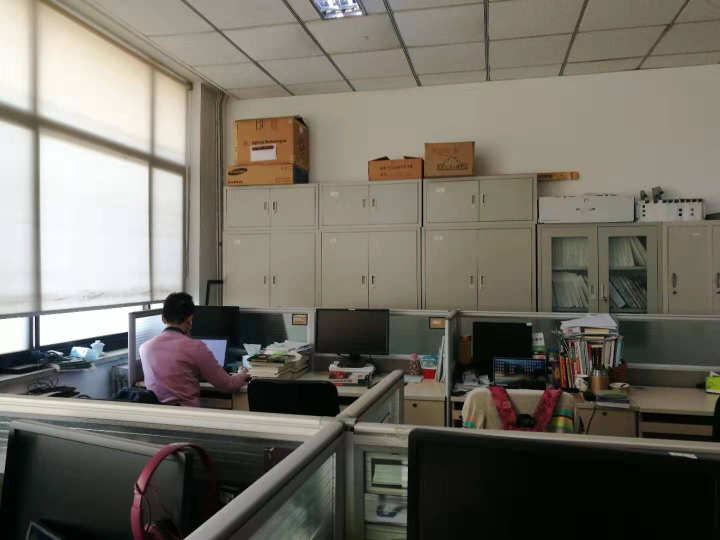
//> input picture SLAM_LEARNIG/ch7/src/3.jpg, 1440 x 1080 px (shown at 1/2 size)
$ ./triangulation 3.jpg 1.png   (built with g++ and OpenCV 4)
//> lines starting //> are read from the running program, lines starting //| are printed output that depends on the picture; after the words box and inside, x2 and y2 are one past the last pixel; in counts of white or black regions, pixels touching at a corner belong together
#include <iostream>
#include <opencv2/opencv.hpp>
// #include "extra.h" // used in opencv2
using namespace std;
using namespace cv;

void find_feature_matches(
  const Mat &img_1, const Mat &img_2,
  std::vector<KeyPoint> &keypoints_1,
  std::vector<KeyPoint> &keypoints_2,
  std::vector<DMatch> &matches);

void pose_estimation_2d2d(
  const std::vector<KeyPoint> &keypoints_1,
  const std::vector<KeyPoint> &keypoints_2,
  const std::vector<DMatch> &matches,
  Mat &R, Mat &t);

void triangulation(
  const vector<KeyPoint> &keypoint_1,
  const vector<KeyPoint> &keypoint_2,
  const std::vector<DMatch> &matches,
  const Mat &R, const Mat &t,
  vector<Point3d> &points
);

/// 作图用
inline cv::Scalar get_color(float depth) {
  float up_th = 50, low_th = 10, th_range = up_th - low_th;
  if (depth > up_th) depth = up_th;
  if (depth < low_th) depth = low_th;
  return cv::Scalar(255 * depth / th_range, 0, 255 * (1 - depth / th_range));
}

// 像素坐标转相机归一化坐标
Point2f pixel2cam(const Point2d &p, const Mat &K);

int main(int argc, char **argv) {
  if (argc != 3) {
    cout << "usage: triangulation img1 img2" << endl;
    return 1;
  }
  //-- 读取图像
  Mat img_1 = imread(argv[1], IMREAD_COLOR);
//> img_1 is the input picture: 1080 rows x 1440 cols, CV_8UC3; mean B, G, R 100.9, 110.9, 114.6
  Mat img_2 = imread(argv[2], IMREAD_COLOR);
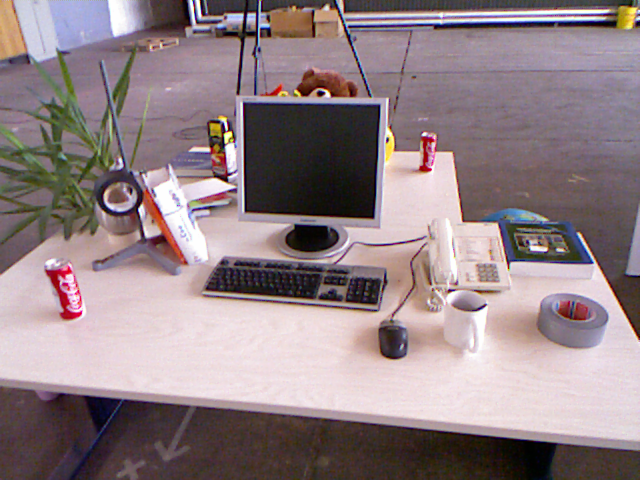
//> input picture SLAM_LEARNIG/ch7/src/1.png, 640 x 480 px
//> img_2 is the input picture: 480 rows x 640 cols, CV_8UC3; mean B, G, R 133.9, 129.9, 146.3

  vector<KeyPoint> keypoints_1, keypoints_2;
  vector<DMatch> matches;
  find_feature_matches(img_1, img_2, keypoints_1, keypoints_2, matches);
  cout << "一共找到了" << matches.size() << "组匹配点" << endl;

  //-- 估计两张图像间运动
  Mat R, t;
  pose_estimation_2d2d(keypoints_1, keypoints_2, matches, R, t);

  //-- 三角化
  vector<Point3d> points;
  triangulation(keypoints_1, keypoints_2, matches, R, t, points);

  //-- 验证三角化点与特征点的重投影关系
  Mat K = (Mat_<double>(3, 3) << 520.9, 0, 325.1, 0, 521.0, 249.7, 0, 0, 1);
  Mat img1_plot = img_1.clone();
  Mat img2_plot = img_2.clone();
  for (int i = 0; i < matches.size(); i++) {
    // 第一个图
    float depth1 = points[i].z;
    cout << "depth: " << depth1 << endl;
    Point2d pt1_cam = pixel2cam(keypoints_1[matches[i].queryIdx].pt, K);
    cv::circle(img1_plot, keypoints_1[matches[i].queryIdx].pt, 2, get_color(depth1), 2);

    // 第二个图
    Mat pt2_trans = R * (Mat_<double>(3, 1) << points[i].x, points[i].y, points[i].z) + t;
    float depth2 = pt2_trans.at<double>(2, 0);
    cv::circle(img2_plot, keypoints_2[matches[i].trainIdx].pt, 2, get_color(depth2), 2);
  }
  cv::imshow("img 1", img1_plot);
  cv::imshow("img 2", img2_plot);
  cv::waitKey();

  return 0;
}

void find_feature_matches(const Mat &img_1, const Mat &img_2,
                          std::vector<KeyPoint> &keypoints_1,
                          std::vector<KeyPoint> &keypoints_2,
                          std::vector<DMatch> &matches) {
  //-- 初始化
  Mat descriptors_1, descriptors_2;
  // used in OpenCV3
  Ptr<FeatureDetector> detector = ORB::create();
  Ptr<DescriptorExtractor> descriptor = ORB::create();
  // use this if you are in OpenCV2
  // Ptr<FeatureDetector> detector = FeatureDetector::create ( "ORB" );
  // Ptr<DescriptorExtractor> descriptor = DescriptorExtractor::create ( "ORB" );
  Ptr<DescriptorMatcher> matcher = DescriptorMatcher::create("BruteForce-Hamming");
  //-- 第一步:检测 Oriented FAST 角点位置
  detector->detect(img_1, keypoints_1);
//> keypoints_1 = 500 keypoints; strongest (x, y, size): (254, 665, 31), (253, 666, 37.2), (323, 610, 64.3), (325, 612, 53.6)
  detector->detect(img_2, keypoints_2);
//> keypoints_2 = 500 keypoints; strongest (x, y, size): (323, 93, 31), (322, 92, 37.2), (230, 132, 31), (226, 128, 31)

  //-- 第二步:根据角点位置计算 BRIEF 描述子
  descriptor->compute(img_1, keypoints_1, descriptors_1);
  descriptor->compute(img_2, keypoints_2, descriptors_2);

  //-- 第三步:对两幅图像中的BRIEF描述子进行匹配，使用 Hamming 距离
  vector<DMatch> match;
  // BFMatcher matcher ( NORM_HAMMING );
  matcher->match(descriptors_1, descriptors_2, match);
//> match = 500 matches

  //-- 第四步:匹配点对筛选
  double min_dist = 10000, max_dist = 0;

  //找出所有匹配之间的最小距离和最大距离, 即是最相似的和最不相似的两组点之间的距离
  for (int i = 0; i < descriptors_1.rows; i++) {
    double dist = match[i].distance;
    if (dist < min_dist) min_dist = dist;
    if (dist > max_dist) max_dist = dist;
  }
//> this loop made 500 passes
//> (dist, min_dist, max_dist) on pass 1: (48, 48, 48)
//> (dist, max_dist) on passes 2, 4, 82, 331, 335: (72, 72), (84, 84), (87, 87), (88, 88), (90, 90)
//> after the loop, min_dist = 34; max_dist = 90

  printf("-- Max dist : %f \n", max_dist);
//| -- Max dist : 90.000000
  printf("-- Min dist : %f \n", min_dist);
//| -- Min dist : 34.000000

  //当描述子之间的距离大于两倍的最小距离时,即认为匹配有误.但有时候最小距离会非常小,设置一个经验值30作为下限.
  for (int i = 0; i < descriptors_1.rows; i++) {
    if (match[i].distance <= max(2 * min_dist, 30.0)) {
      matches.push_back(match[i]);
    }
  }
//> after the loop, matches = 314 matches
//| 一共找到了314组匹配点
}

void pose_estimation_2d2d(
  const std::vector<KeyPoint> &keypoints_1,
  const std::vector<KeyPoint> &keypoints_2,
  const std::vector<DMatch> &matches,
  Mat &R, Mat &t) {
  // 相机内参,TUM Freiburg2
  Mat K = (Mat_<double>(3, 3) << 520.9, 0, 325.1, 0, 521.0, 249.7, 0, 0, 1);

  //-- 把匹配点转换为vector<Point2f>的形式
  vector<Point2f> points1;
  vector<Point2f> points2;

  for (int i = 0; i < (int) matches.size(); i++) {
    points1.push_back(keypoints_1[matches[i].queryIdx].pt);
    points2.push_back(keypoints_2[matches[i].trainIdx].pt);
  }
//> after the loop, points1 = 314 Points (x, y), first 12: [632, 619], [495, 719], [1288, 411], [330, 647], [146, 694], [255, 694], [461, 746], [520, 690], [1123, 644], [183, 696], [80, 690], [390, 610]; points2 = 314 Points (x, y), first 12: [244.8, 208.8], [295.5, 224.6], [376.2, 222.2], [387, 139], [142.8, 175.2], [385.3, 140], [295, 225], [147, 237], [261, 36], [379, 105], [67, 307], [447.9, 154.3]

  //-- 计算本质矩阵
  Point2d principal_point(325.1, 249.7);        //相机主点, TUM dataset标定值
  int focal_length = 521;            //相机焦距, TUM dataset标定值
  Mat essential_matrix;

  //此处函数findEssentialMat是如何运作的呢
  essential_matrix = findEssentialMat(points1, points2, focal_length, principal_point);
//> essential_matrix = [[-0.209, -0.542, 0.395], [0.651, -0.131, 0.195], [0.162, 0.0364, -0.00556]]

  //-- 从本质矩阵中恢复旋转和平移信息.
  recoverPose(essential_matrix, points1, points2, R, t, focal_length, principal_point);
//> R = [[-0.955, 0.24, -0.176], [-0.291, -0.877, 0.383], [-0.0627, 0.417, 0.907]]; t = [0.115, -0.205, 0.972]
}

void triangulation(
  const vector<KeyPoint> &keypoint_1,
  const vector<KeyPoint> &keypoint_2,
  const std::vector<DMatch> &matches,
  const Mat &R, const Mat &t,
  vector<Point3d> &points) {
  Mat T1 = (Mat_<float>(3, 4) <<
    1, 0, 0, 0,
    0, 1, 0, 0,
    0, 0, 1, 0);
  Mat T2 = (Mat_<float>(3, 4) <<
    R.at<double>(0, 0), R.at<double>(0, 1), R.at<double>(0, 2), t.at<double>(0, 0),
    R.at<double>(1, 0), R.at<double>(1, 1), R.at<double>(1, 2), t.at<double>(1, 0),
    R.at<double>(2, 0), R.at<double>(2, 1), R.at<double>(2, 2), t.at<double>(2, 0)
  );
//> T2 = [[-0.955, 0.24, -0.176, 0.115], [-0.291, -0.877, 0.383, -0.205], [-0.0627, 0.417, 0.907, 0.972]]

  Mat K = (Mat_<double>(3, 3) << 520.9, 0, 325.1, 0, 521.0, 249.7, 0, 0, 1);
  vector<Point2f> pts_1, pts_2;
  for (DMatch m:matches) {
    // 将像素坐标转换至相机坐标
    pts_1.push_back(pixel2cam(keypoint_1[m.queryIdx].pt, K));
    pts_2.push_back(pixel2cam(keypoint_2[m.trainIdx].pt, K));
  }
//> after the loop, pts_1 = 314 Points (x, y), first 12: [0.589, 0.709], [0.326, 0.901], [1.85, 0.31], [0.00941, 0.763], [-0.344, 0.853], [-0.135, 0.853], [0.261, 0.953], [0.374, 0.845], [1.53, 0.757], [-0.273, 0.857], [-0.471, 0.845], [0.125, 0.692]; pts_2 = 314 Points (x, y), first 12: [-0.154, -0.0785], [-0.0568, -0.0481], [0.0982, -0.0529], [0.119, -0.212], [-0.35, -0.143], [0.116, -0.211], [-0.0578, -0.0474], [-0.342, -0.0244], [-0.123, -0.41], [0.103, -0.278], [-0.495, 0.11], [0.236, -0.183]

  Mat pts_4d;
  cv::triangulatePoints(T1, T2, pts_1, pts_2, pts_4d);

  // 转换成非齐次坐标
  for (int i = 0; i < pts_4d.cols; i++) {
    Mat x = pts_4d.col(i);
    x /= x.at<float>(3, 0); // 归一化
    Point3d p(
      x.at<float>(0, 0),
      x.at<float>(1, 0),
      x.at<float>(2, 0)
    );
    points.push_back(p);
  }
//> this loop made 314 passes
//> x on passes 1 to 3: [0.234, 0.117, 0.35, 1], [0.0147, -0.293, -0.262, 1], [-0.0128, -0.0772, -0.00191, 1]
//> after the loop, points = 314 Point3s, first 12: [0.23, 0.12, 0.35], [0.01, -0.29, -0.26], [-0.01, -0.08, 0], [0, 0, 0], [0.19, -0.49, -0.57], [0, -0.01, -0.01], [0.01, -0.36, -0.34], [-0.23, -0.92, -1.19], [0.32, 0.23, 0.21], [0.07, -0.22, -0.28], [0.23, -0.52, -0.57], [-0.04, -0.2, -0.28]
//> the loop in main, `for (int i = 0; i < matches.size(); i++)` made 314 passes
//> (depth1, pt1_cam, pt2_trans, depth2) on passes 1 to 3: (0.35, Point(0.589, 0.709), [-0.142, -0.241, 1.32], 1.32), (-0.262, Point(0.326, 0.901), [0.0768, -0.0532, 0.611], 0.611), (-0.00191, Point(1.85, 0.31), [0.109, -0.134, 0.939], 0.939)
//| depth: 0.350109
//| depth: -0.26216
//| depth: -0.00191138
//| depth: -0.0036887
//| depth: -0.56771
//| depth: -0.0105353
//| depth: -0.335315
//| depth: -1.18648
//> (output is shown up to pass 8 of 314)
//> after the loop in main, `for (int i = 0; i < matches.size(); i++)`:
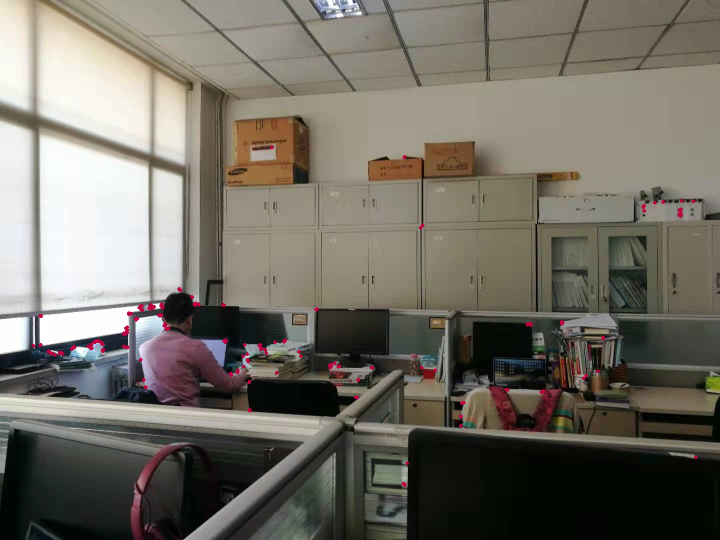
//> img1_plot: 1080 rows x 1440 cols, CV_8UC3 (shown at 1/2 size); 0.33% of pixels changed, all inside (x1, y1, x2, y2) = (63, 291, 1395, 974)
//> after the loop in main, `for (int i = 0; i < matches.size(); i++)`:
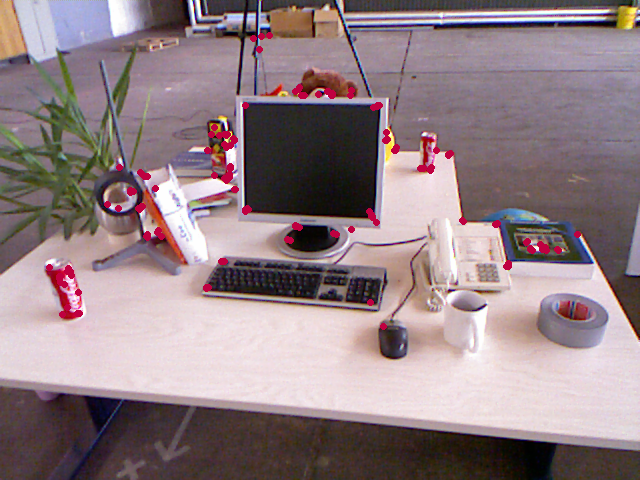
//> img2_plot: 480 rows x 640 cols, CV_8UC3; 1.15% of pixels changed, all inside (x1, y1, x2, y2) = (46, 32, 581, 330)
}

Point2f pixel2cam(const Point2d &p, const Mat &K) {
  return Point2f
    (
      (p.x - K.at<double>(0, 2)) / K.at<double>(0, 0),
      (p.y - K.at<double>(1, 2)) / K.at<double>(1, 1)
    );
}
